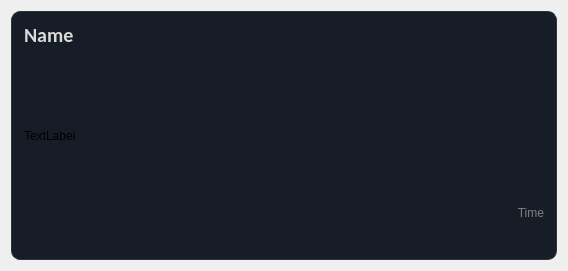
<?xml version="1.0" encoding="UTF-8"?>
<ui version="4.0">
 <class>BubbleMessage</class>
 <widget class="QDialog" name="BubbleMessage">
  <property name="geometry">
   <rect>
    <x>0</x>
    <y>0</y>
    <width>568</width>
    <height>271</height>
   </rect>
  </property>
  <property name="sizePolicy">
   <sizepolicy hsizetype="Preferred" vsizetype="Preferred">
    <horstretch>0</horstretch>
    <verstretch>0</verstretch>
   </sizepolicy>
  </property>
  <property name="minimumSize">
   <size>
    <width>0</width>
    <height>0</height>
   </size>
  </property>
  <property name="maximumSize">
   <size>
    <width>16777215</width>
    <height>16777215</height>
   </size>
  </property>
  <property name="windowTitle">
   <string>Dialog</string>
  </property>
  <property name="whatsThis">
   <string>&lt;html&gt;&lt;head/&gt;&lt;body&gt;&lt;p&gt;&lt;br/&gt;&lt;/p&gt;&lt;/body&gt;&lt;/html&gt;</string>
  </property>
  <property name="styleSheet">
   <string notr="true"/>
  </property>
  <layout class="QVBoxLayout" name="verticalLayout_2">
   <item>
    <widget class="QFrame" name="frame">
     <property name="sizePolicy">
      <sizepolicy hsizetype="Preferred" vsizetype="Preferred">
       <horstretch>0</horstretch>
       <verstretch>0</verstretch>
      </sizepolicy>
     </property>
     <property name="styleSheet">
      <string notr="true">QFrame {
    background-color: #161D26;
    border: 1px solid #2A3440;
    border-radius: 9px;
}</string>
     </property>
     <property name="frameShape">
      <enum>QFrame::Shape::StyledPanel</enum>
     </property>
     <property name="frameShadow">
      <enum>QFrame::Shadow::Raised</enum>
     </property>
     <layout class="QVBoxLayout" name="verticalLayout">
      <property name="leftMargin">
       <number>12</number>
      </property>
      <property name="topMargin">
       <number>10</number>
      </property>
      <property name="rightMargin">
       <number>12</number>
      </property>
      <property name="bottomMargin">
       <number>10</number>
      </property>
      <item>
       <widget class="QLabel" name="Name">
        <property name="font">
         <font>
          <family>Calibri</family>
          <pointsize>15</pointsize>
          <bold>true</bold>
         </font>
        </property>
        <property name="styleSheet">
         <string notr="true">color:rgb(218, 218, 218);
border:none;</string>
        </property>
        <property name="text">
         <string>Name</string>
        </property>
        <property name="alignment">
         <set>Qt::AlignmentFlag::AlignLeading|Qt::AlignmentFlag::AlignLeft|Qt::AlignmentFlag::AlignTop</set>
        </property>
       </widget>
      </item>
      <item>
       <widget class="QLabel" name="Message">
        <property name="styleSheet">
         <string notr="true">border:none;</string>
        </property>
        <property name="text">
         <string>TextLabel</string>
        </property>
        <property name="wordWrap">
         <bool>true</bool>
        </property>
       </widget>
      </item>
      <item>
       <layout class="QHBoxLayout" name="horizontalLayout">
        <item>
         <widget class="QLabel" name="Time">
          <property name="enabled">
           <bool>true</bool>
          </property>
          <property name="styleSheet">
           <string notr="true">color:gray;
border:none;</string>
          </property>
          <property name="text">
           <string>Time</string>
          </property>
          <property name="alignment">
           <set>Qt::AlignmentFlag::AlignRight|Qt::AlignmentFlag::AlignTrailing|Qt::AlignmentFlag::AlignVCenter</set>
          </property>
         </widget>
        </item>
       </layout>
      </item>
     </layout>
    </widget>
   </item>
  </layout>
 </widget>
 <resources/>
 <connections/>
</ui>
